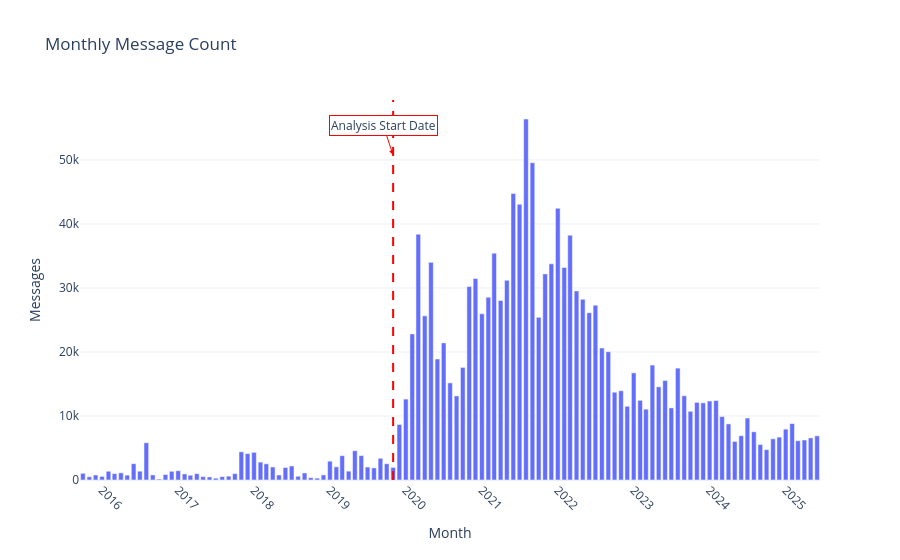

Write notebook code for a chart like this one.
### Markdown cell above
# \# of messages

### Code cell
monthly_counts = message_df.groupby('month').size().reset_index(name='message_count')

fig = px.bar(
    monthly_counts,
    x='month',
    y='message_count',
    title='Monthly Message Count',
    labels={'month': 'Month', 'message_count': 'Messages'},
    template='plotly_white'
)

ANALYSIS_START_DATE_str = ANALYSIS_START_DATE.strftime('%Y-%m')
fig.update_layout(xaxis_tickangle=45)

# Use add_shape instead of add_vline
fig.add_shape(
    type="line",
    x0=ANALYSIS_START_DATE_str,
    x1=ANALYSIS_START_DATE_str,
    y0=0,
    y1=1,
    yref="paper",  # Use paper coordinates for y-axis (0 to 1)
    line=dict(color='red', width=2, dash='dash')
)

# Add annotation separately
fig.add_annotation(
    x=ANALYSIS_START_DATE_str,
    y=max(monthly_counts['message_count']) * 0.9,  # Position near top
    text='Analysis Start Date',
    showarrow=True,
    arrowhead=2,
    arrowcolor='red',
    bgcolor='white',
    bordercolor='red'
)

fig.show()

### Figure 1 — Plotly figure (JSON) as saved in the notebook; plotly's stock layout.template omitted (floating-point values rounded to 4 significant figures)
{"data": [{"hovertemplate": "Month=%{x}<br>Messages=%{y}<extra></extra>", "legendgroup": "", "marker": {"color": "#636efa", "pattern": {"shape": ""}}, "name": "", "orientation": "v", "showlegend": false, "textposition": "auto", "type": "bar", "x": ["2015-10", "2015-11", "2015-12", "2016-01", "2016-02", "2016-03", "2016-04", "2016-05", "2016-06", "2016-07", "2016-08", "2016-09", "2016-10", "2016-11", "2016-12", "2017-01", "2017-02", "2017-03", "2017-04", "2017-05", "2017-06", "2017-07", "2017-08", "2017-09", "2017-10", "2017-11", "2017-12", "2018-01", "2018-02", "2018-03", "2018-04", "2018-05", "2018-06", "2018-07", "2018-08", "2018-09", "2018-10", "2018-11", "2018-12", "2019-01", "2019-02", "2019-03", "2019-04", "2019-05", "2019-06", "2019-07", "2019-08", "2019-09", "2019-10", "2019-11", "2019-12", "2020-01", "2020-02", "2020-03", "2020-04", "2020-05", "2020-06", "2020-07", "2020-08", "2020-09", "2020-10", "2020-11", "2020-12", "2021-01", "2021-02", "2021-03", "2021-04", "2021-05", "2021-06", "2021-07", "2021-08", "2021-09", "2021-10", "2021-11", "2021-12", "2022-01", "2022-02", "2022-03", "2022-04", "2022-05", "2022-06", "2022-07", "2022-08", "2022-09", "2022-10", "2022-11", "2022-12", "2023-01", "2023-02", "2023-03", "2023-04", "2023-05", "2023-06", "2023-07", "2023-08", "2023-09", "2023-10", "2023-11", "2023-12", "2024-01", "2024-02", "2024-03", "2024-04", "2024-05", "2024-06", "2024-07", "2024-08", "2024-09", "2024-10", "2024-11", "2024-12", "2025-01", "2025-02", "2025-03", "2025-04", "2025-05", "2025-06"], "xaxis": "x", "y": [1044, 511, 781, 561, 1366, 993, 1121, 761, 2550, 1376, 5819, 792, 146, 853, 1364, 1451, 952, 744, 991, 530, 477, 283, 529, 600, 999, 4405, 4127, 4318, 2795, 2530, 2036, 783, 1950, 2195, 592, 1106, 373, 291, 797, 2943, 2059, 3800, 1383, 4578, 3812, 2027, 1896, 3386, 2542, 1965, 8674, 12637, 22820, 38391, 25642, 33995, 18901, 21416, 15166, 13128, 17587, 30209, 31463, 25956, 28558, 35423, 28028, 31191, 44759, 43066, 56386, 49552, 25403, 32193, 33763, 42448, 33205, 38242, 29535, 28216, 26139, 27308, 20610, 20043, 13711, 13938, 11521, 16740, 12447, 11063, 17952, 14554, 15545, 11262, 17475, 13163, 10729, 12122, 12054, 12339, 12412, 9905, 8759, 6027, 6916, 9678, 7532, 5538, 4747, 6432, 6700, 7944, 8814, 6133, 6247, 6577, 6898], "yaxis": "y"}], "layout": {"annotations": [{"arrowcolor": "red", "arrowhead": 2, "bgcolor": "white", "bordercolor": "red", "showarrow": true, "text": "Analysis Start Date", "x": "2019-11", "y": 50750.0}], "barmode": "relative", "legend": {"tracegroupgap": 0}, "shapes": [{"line": {"color": "red", "dash": "dash", "width": 2}, "type": "line", "x0": "2019-11", "x1": "2019-11", "y0": 0, "y1": 1, "yref": "paper"}], "title": {"text": "Monthly Message Count"}, "xaxis": {"anchor": "y", "domain": [0, 1], "tickangle": 45, "title": {"text": "Month"}}, "yaxis": {"anchor": "x", "domain": [0, 1], "title": {"text": "Messages"}}}}
